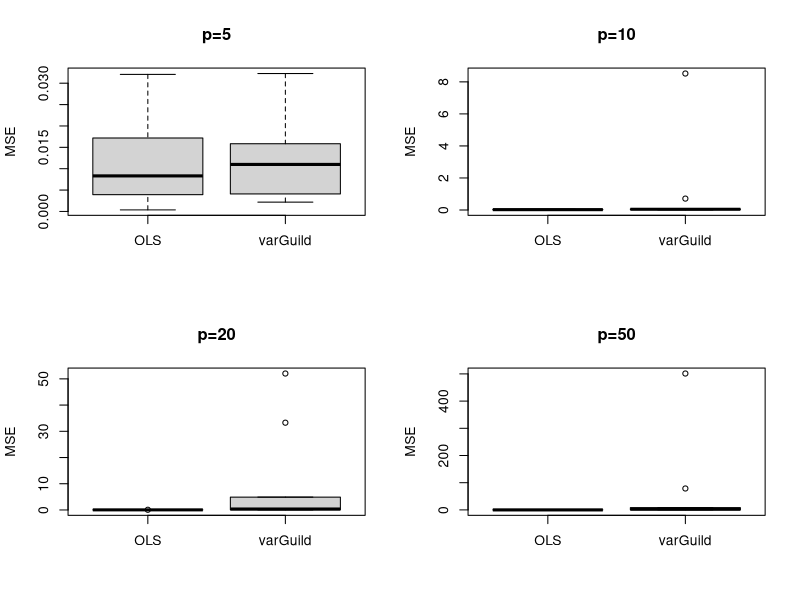

The R source for this figure:
library("lmtest")
library("sandwich") 
library("tidyverse") 
library(MASS)
library(xtable)
library(scales)


n=500
nsim=10


dat_sim=function(n,beta_real,sig,gamma_real){
  X=matrix(rnorm(n=n*p, mean =0, sd = 1),nrow=n) # small sd of X
  e=rnorm(n,sd = sig)                            # e with mean=0 and sd=1
  Y= X %*% beta_real+ X %*% gamma_real *e  
  return(list(X=X, Y=Y))
}


#######################################
var_est=function(beta_real,beta_initial = NULL,X,Y){
  
w_est <- function(gamma){
  W <- NULL
  for (i in 1:n){
    #new <- 1/((t(X[i,]^2)%*% gamma)) 
    new <- 1/((t(X[i,]^2)%*% gamma))
    W <- c(W,new)
  }
  W <- diag(W)
  return(W)
}

beta_est=function(gamma){
  W <- w_est(gamma)
  beta <- solve(t(X) %*% W%*%X) %*%t(X)%*% W %*%Y
  return(beta)
}

gamma_est=function(beta){
  X2 <- X^2
  gamma <- (solve(t(X2)%*% X2) %*% t(X2) %*% (Y-X%*% beta )^2) 
  return(gamma)
}
if (is.null(beta_initial)) {
  beta_initial <- coef(lm(Y~.-1,data=data.frame(X=X,Y=Y)) )
}
beta=beta_initial
diff1 <- diff2 <- 10
gamma=gamma_est(beta)

tol <- M <-  exp(-100)
allbeta <- allgamma <- c()
while ( diff1 > tol & M < 100) { #diff2 >tol & 
  old_beta <- beta 
  old_gamma <- gamma 
  beta <- beta_est(gamma)
  gamma=gamma_est(beta) 
  diff1=sum((beta-old_beta)^2)
  M <- M + 1
}

return(beta)

}

####
sim_varguild=function(beta_real,gamma_real,sig=sig,nsim){
  MSE1=MSE2=NULL
for (i in 1:nsim) {
  sim=dat_sim(n,beta_real,sig = sig,gamma_real) 
  m1=lm(Y~.-1,data=data.frame(X=sim[[1]],Y=sim[[2]])) 
  MSE1[i]=mean((coef(m1)-beta_real)^2)
  
  beta2=var_est(beta_real,X=sim[[1]],Y=sim[[2]])
  MSE2[i]=mean((beta2-beta_real)^2)
}
  return(list(MSE1=MSE1,MSE2=MSE2))
}


#########
p=5;p2=5
res5=sim_varguild(beta_real=rep(1,p),gamma_real=rep(1,p),sig=1,nsim)
colMeans(as.data.frame(res5))
p=10;p2=10
res10=sim_varguild(beta_real=rep(1,p),gamma_real=rep(1,p),sig=1,nsim)
p=20;p2=20
res20=sim_varguild(beta_real=rep(1,p),gamma_real=rep(1,p),sig=1,nsim)
p=50;p2=50
res50=sim_varguild(beta_real=rep(1,p),gamma_real=rep(1,p),sig=1,nsim)
colMeans(as.data.frame(res50))
par(mfrow = c(2, 2))
boxplot(res5[[1]],res5[[2]],names=c("OLS","varGuild"),ylab='MSE',main="p=5")
boxplot(res10[[1]],res10[[2]],names=c("OLS","varGuild"),ylab='MSE',main="p=10")
boxplot(res20[[1]],res20[[2]],names=c("OLS","varGuild"),ylab='MSE',main="p=20")
boxplot(res50[[1]],res50[[2]],names=c("OLS","varGuild"),ylab='MSE',main="p=50")


## Task
## add the no gamma scenario
